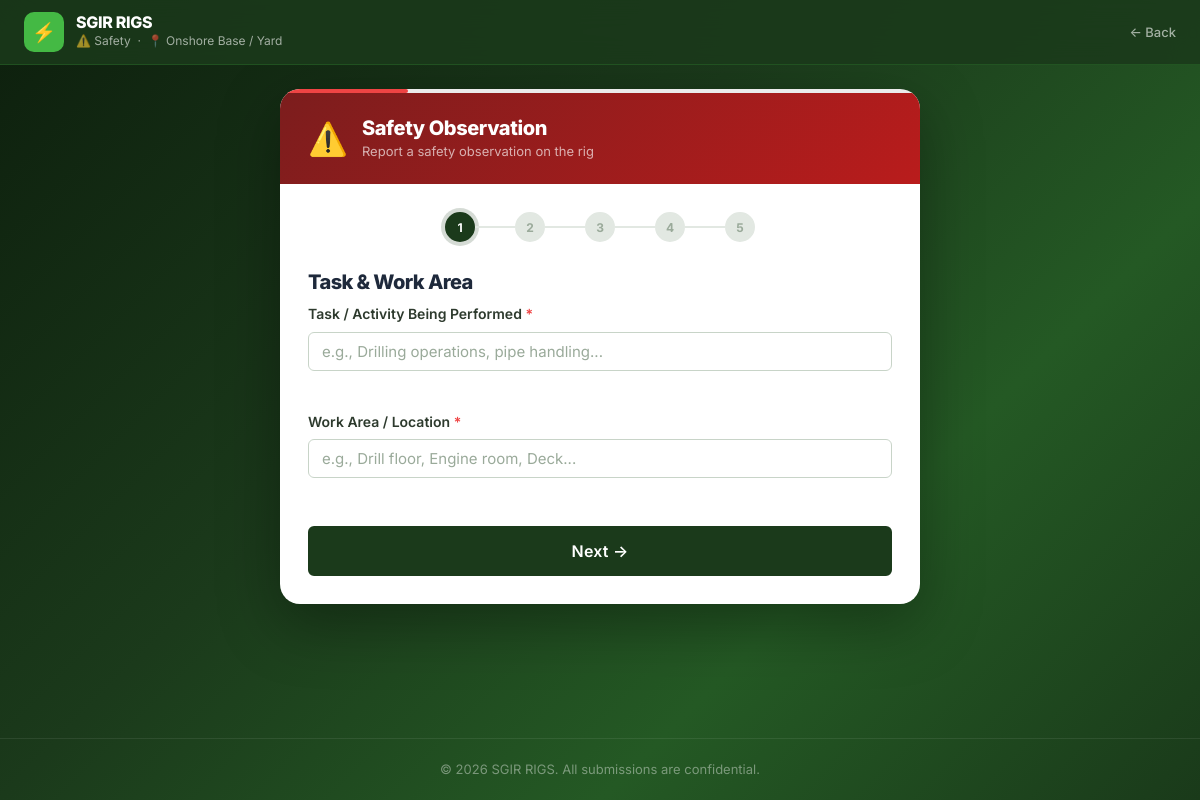
Page /feedback/form.php?dept=safety&loc=1 on the committed database.
### tables this page shows
CREATE TABLE IF NOT EXISTS admin_settings (
    id                  INT UNSIGNED PRIMARY KEY DEFAULT 1,
    notification_emails TEXT         NULL,
    company_name        VARCHAR(150) NOT NULL DEFAULT 'SGIR RIGS',
    company_tagline     VARCHAR(255) NOT NULL DEFAULT 'Feedback Portal',
    logo_path           VARCHAR(500) NULL,
    favicon_path        VARCHAR(500) NULL,
    updated_at          DATETIME     NOT NULL DEFAULT CURRENT_TIMESTAMP ON UPDATE CURRENT_TIMESTAMP
);

CREATE TABLE IF NOT EXISTS departments (
    id         INT UNSIGNED AUTO_INCREMENT PRIMARY KEY,
    name       VARCHAR(100) NOT NULL,
    slug       VARCHAR(100) NOT NULL UNIQUE,
    icon       VARCHAR(20)  NOT NULL DEFAULT '💬',
    is_active  TINYINT(1)   NOT NULL DEFAULT 1,
    sort_order INT          NOT NULL DEFAULT 0,
    created_at DATETIME     NOT NULL DEFAULT CURRENT_TIMESTAMP
);

CREATE TABLE IF NOT EXISTS rig_locations (
    id         INT UNSIGNED AUTO_INCREMENT PRIMARY KEY,
    name       VARCHAR(150) NOT NULL,
    code       VARCHAR(50)  NULL,
    is_active  TINYINT(1)   NOT NULL DEFAULT 1,
    sort_order INT          NOT NULL DEFAULT 0,
    created_at DATETIME     NOT NULL DEFAULT CURRENT_TIMESTAMP
);

### includes/helpers.php (called while the page is built, shortened)
<?php
function h(?string $str): string
{
    return htmlspecialchars((string)$str, ENT_QUOTES | ENT_SUBSTITUTE, 'UTF-8');
}
function get_site_settings(PDO $pdo): array
{
    $stmt = $pdo->query('SELECT * FROM admin_settings WHERE id = 1 LIMIT 1');
    $row  = $stmt->fetch();
    $settings = $row ?: [
        'id'                  => 1,
        'notification_emails' => '',
        'company_name'        => APP_NAME,
        'company_tagline'     => APP_TAGLINE,
        'logo_path'           => null,
        'favicon_path'        => null,
    ];
    return $settings;
}

### feedback/form.php (the view, shortened to what this page needs)
<?php
require_once ROOT . '/config/database.php';
require_once ROOT . '/includes/helpers.php';
$dept_slug = trim($_GET['dept'] ?? '');
$stmt = $pdo->prepare('SELECT * FROM departments WHERE slug = :slug AND is_active = 1 LIMIT 1');
$stmt->execute([':slug' => $dept_slug]);
$dept = $stmt->fetch();
$active_locations = get_active_locations($pdo);
$location_id      = resolve_location_id($pdo, $_GET['loc'] ?? null);
$location         = null;
if ($location_id !== null) {
    $loc_stmt = $pdo->prepare('SELECT * FROM rig_locations WHERE id = :id LIMIT 1');
    $loc_stmt->execute([':id' => $location_id]);
    $location = $loc_stmt->fetch() ?: null;
}
$settings = get_site_settings($pdo);
$company  = h($settings['company_name']);
$logoPath = $settings['logo_path'] ? BASE_URL . '/' . ltrim($settings['logo_path'], '/') : null;
$csrf     = csrf_token();
$form_type = match($dept_slug) {
    'safety'         => 'safety',
    'medical-clinic' => 'medical',
    default          => 'general',
};
$q_stmt = $pdo->prepare(
    'SELECT * FROM department_questions
     WHERE (department_id = :dept_id OR department_id IS NULL)
       AND is_active = 1
     ORDER BY sort_order ASC, id ASC'
);
$q_stmt->execute([':dept_id' => $dept['id']]);
$custom_questions = $q_stmt->fetchAll();
$has_custom_q     = !empty($custom_questions);
$general_steps = $has_custom_q ? 5 : 4;
$safety_steps  = $has_custom_q ? 6 : 5;
$gen_id_step = $has_custom_q ? 5 : 4;
?>
<!DOCTYPE html>
<html lang="en">
<head>
<link rel="stylesheet" href="<?= ASSET_URL ?>/css/main.css">
<link rel="stylesheet" href="<?= ASSET_URL ?>/css/feedback.css">
</head>
<body class="feedback-body">
<header class="feedback-header">
  <div class="feedback-header-inner">
    <div class="feedback-logo">
      <?php if ($logoPath): ?>
        <img src="<?= h($logoPath) ?>" alt="<?= $company ?>" class="logo-img">
      <?php else: ?>
        <div class="logo-icon-fallback">⚡</div>
      <?php endif; ?>
      <div class="logo-text">
        <span class="logo-company"><?= $company ?></span>
        <span class="logo-tagline">
          <?= h($dept['icon']) ?> <?= h($dept['name']) ?>
          <?php if ($location): ?>
            &nbsp;·&nbsp; 📍 <?= h($location['name']) ?>
          <?php endif; ?>
        </span>
      </div>
    </div>
    <?php
      $back_params = ['dept' => $dept_slug];
      $back_url = !empty($active_locations)
          ? BASE_URL . '/feedback/location.php?' . http_build_query($back_params)
          : BASE_URL . '/feedback/index.php';
    ?>
    <a href="<?= h($back_url) ?>" class="header-admin-link">← Back</a>
  </div>
</header>
<main class="feedback-main">
  <div class="container">
    <div class="form-wrapper">
<?php if ($form_type === 'general'): ?>
<!-- ══════════════════════════════════════════════════════════════════════════
     GENERAL FEEDBACK FORM
══════════════════════════════════════════════════════════════════════════ -->
<div class="form-card" id="generalForm">
  <div class="progress-bar-wrap">
    <div class="progress-bar-fill" id="progressFill" style="width:<?= round(100/$general_steps) ?>%"></div>
  </div>
  <div class="form-card-body">
    <div class="step-indicator" id="stepIndicator">
      <?php for ($i = 1; $i <= $general_steps; $i++): ?>
        <span class="step-dot <?= $i === 1 ? 'active' : '' ?>" data-step="<?= $i ?>"><?= $i ?></span>
        <?php if ($i < $general_steps): ?><span class="step-line"></span><?php endif; ?>
      <?php endfor; ?>
    </div>
    <form id="feedbackForm" novalidate>
      <input type="hidden" name="_token"    value="<?= h($csrf) ?>">
      <input type="hidden" name="dept_slug" value="<?= h($dept_slug) ?>">
      <input type="hidden" name="location_id" value="<?= $location_id ?? '' ?>">
      <div class="form-step active" id="step1">
        <h2 class="step-title">How would you rate your experience?</h2>
        <p class="step-desc">Tap a star to rate — 1 is poor, 5 is excellent</p>
        <div class="star-rating-group" id="starGroup">
          <?php for ($i = 1; $i <= 5; $i++): ?>
            <button type="button" class="star-btn" data-value="<?= $i ?>" aria-label="<?= $i ?> star<?= $i > 1 ? 's' : '' ?>">★</button>
          <?php endfor; ?>
        </div>
        <input type="hidden" name="rating" id="ratingInput" value="">
        <div class="field-error" id="ratingError"></div>
        <div class="step-actions">
          <button type="button" class="btn btn-primary btn-lg btn-next" data-next="2">Next →</button>
        </div>
      </div>
      <div class="form-step" id="step2">
        <h2 class="step-title">What type of feedback is this?</h2>
        <p class="step-desc">Choose the category that best describes your feedback</p>
        <div class="category-chips">
          <button type="button" class="cat-chip" data-value="compliment">
            <span class="cat-icon">👍</span>
            <span class="cat-label">Compliment</span>
            <span class="cat-desc">Share positive feedback</span>
          </button>
          <button type="button" class="cat-chip" data-value="suggestion">
            <span class="cat-icon">💡</span>
            <span class="cat-label">Suggestion</span>
            <span class="cat-desc">Propose an improvement</span>
          </button>
          <button type="button" class="cat-chip" data-value="complaint">
            <span class="cat-icon">⚠️</span>
            <span class="cat-label">Complaint</span>
            <span class="cat-desc">Report an issue</span>
          </button>
        </div>
        <input type="hidden" name="category" id="categoryInput" value="">
        <div class="field-error" id="categoryError"></div>
        <div class="step-actions two-col">
          <button type="button" class="btn btn-outline btn-lg btn-prev" data-prev="1">← Back</button>
          <button type="button" class="btn btn-primary btn-lg btn-next" data-next="3">Next →</button>
        </div>
      </div>
      <div class="form-step" id="step3">
        <h2 class="step-title">Tell us more</h2>
        <p class="step-desc">Please provide details about your experience (minimum 10 characters)</p>
        <div class="textarea-wrap">
          <textarea name="message" id="messageInput" class="form-textarea" rows="5"
            placeholder="Write your feedback here..." maxlength="2000"></textarea>
          <span class="char-counter" id="charCounter">0 / 2000</span>
        </div>
        <div class="field-error" id="messageError"></div>
        <div class="step-actions two-col">
          <button type="button" class="btn btn-outline btn-lg btn-prev" data-prev="2">← Back</button>
          <button type="button" class="btn btn-primary btn-lg btn-next" data-next="4">Next →</button>
        </div>
      </div>
      <?php if ($has_custom_q): ?>
      <div class="form-step" id="step4">
        <h2 class="step-title">A few more questions</h2>
        <p class="step-desc">Please answer the following questions about your experience</p>
        <?php foreach ($custom_questions as $q): echo render_custom_question($q); endforeach; ?>
        <div class="step-actions two-col">
          <button type="button" class="btn btn-outline btn-lg btn-prev" data-prev="3">← Back</button>
          <button type="button" class="btn btn-primary btn-lg btn-next" data-next="5">Next →</button>
        </div>
      </div>
      <?php endif; ?>
      <div class="form-step" id="step<?= $gen_id_step ?>">
        <h2 class="step-title">Your identity</h2>
        <p class="step-desc">Submit anonymously or share your contact details for a follow-up</p>
        <div class="anon-toggle-row">
          <div class="anon-toggle-label">
            <span class="anon-icon">🔒</span>
            <div>
              <strong>Submit anonymously</strong>
              <small>Your identity will not be recorded</small>
            </div>
          </div>
          <label class="toggle-switch">
            <input type="checkbox" name="is_anonymous" id="anonToggle" value="1" checked>
            <span class="toggle-slider"></span>
          </label>
        </div>
        <div class="contact-fields" id="contactFields" style="display:none;">
          <div class="form-group">
            <label class="form-label" for="submitter_name">Full Name</label>
            <input type="text" name="submitter_name" id="submitter_name" class="form-input" placeholder="Your full name">
          </div>
          <div class="form-group">
            <label class="form-label" for="email">Email Address</label>
            <input type="email" name="email" id="email" class="form-input" placeholder="your@email.com">
          </div>
          <div class="form-group">
            <label class="form-label" for="phone">Phone Number (optional)</label>
            <input type="tel" name="phone" id="phone" class="form-input" placeholder="+234 xxx xxx xxxx">
          </div>
        </div>
        <div class="alert-box" id="formAlert" style="display:none;"></div>
        <div class="step-actions two-col">
          <button type="button" class="btn btn-outline btn-lg btn-prev" data-prev="<?= $gen_id_step - 1 ?>">← Back</button>
          <button type="submit" class="btn btn-accent btn-lg" id="submitBtn">
            <span class="btn-text">Submit Feedback</span>
            <span class="btn-spinner" style="display:none;">⏳</span>
          </button>
        </div>
      </div>
    </form>
  </div>
</div>
<?php elseif ($form_type === 'safety'): ?>
<div class="form-card form-card--safety" id="safetyFormCard">
  <div class="progress-bar-wrap">
    <div class="progress-bar-fill progress-bar-fill--safety" id="progressFill" style="width:<?= round(100/$safety_steps) ?>%"></div>
  </div>
  <div class="form-card-header">
    <div class="form-card-icon">⚠️</div>
    <div>
      <h1 class="form-card-title">Safety Observation</h1>
      <p class="form-card-subtitle">Report a safety observation on the rig</p>
    </div>
  </div>
  <div class="form-card-body">
    <div class="step-indicator" id="stepIndicator">
      <?php for ($i = 1; $i <= $safety_steps; $i++): ?>
        <span class="step-dot <?= $i === 1 ? 'active' : '' ?>" data-step="<?= $i ?>"><?= $i ?></span>
        <?php if ($i < $safety_steps): ?><span class="step-line"></span><?php endif; ?>
      <?php endfor; ?>
    </div>
    <form id="safetyForm" novalidate>
      <div class="form-step active" id="step1">
        <h2 class="step-title">Task & Work Area</h2>
        <div class="form-group">
          <label class="form-label required">Task / Activity Being Performed</label>
          <input type="text" name="task_activity" class="form-input" placeholder="e.g., Drilling operations, pipe handling..." required>
          <div class="field-error" id="taskError"></div>
        </div>
        <div class="form-group">
          <label class="form-label required">Work Area / Location</label>
          <input type="text" name="work_area" class="form-input" placeholder="e.g., Drill floor, Engine room, Deck..." required>
          <div class="field-error" id="areaError"></div>
        </div>
        <div class="step-actions">
          <button type="button" class="btn btn-primary btn-lg btn-next" data-next="2">Next →</button>
        </div>
      </div>
    </form>
  </div>
</div>
<?php endif; ?>
    </div>
  </div>
</main>
<footer class="feedback-footer">
  <p>&copy; <?= date('Y') ?> <?= $company ?>. All submissions are confidential.</p>
</footer>
</body>
</html>

### assets/css/main.css (style rules this page uses)
:root { --primary-900: #0d1f0d; --primary-800: #122612; --primary-700: #1B3A1B; --primary-600: #245924; --primary-500: #2d712d; --accent-500: #44B944; --accent-400: #5dd15d; --accent-300: #80dc80; --neutral-50: #f8faf8; --neutral-100: #f0f4f0; --neutral-200: #e2e8e2; --neutral-300: #c8d4c8; --neutral-400: #9aaa9a; --neutral-500: #6b7c6b; --neutral-600: #4a5a4a; --neutral-700: #2d3a2d; --neutral-800: #1a241a; --neutral-900: #0d120d; --success: #22c55e; --warning: #f59e0b; --error: #ef4444; --info: #3b82f6; --shadow-sm: 0 1px 3px rgba(0,0,0,0.12); --shadow-md: 0 4px 12px rgba(0,0,0,0.15); --shadow-lg: 0 10px 30px rgba(0,0,0,0.20); --shadow-xl: 0 20px 60px rgba(0,0,0,0.25); --radius-sm: 6px; --radius-md: 12px; --radius-lg: 20px; --radius-xl: 28px; --transition: 0.2s ease; }
*, *::before, *::after { box-sizing: border-box; }
html { font-size: 16px; scroll-behavior: smooth; -webkit-text-size-adjust: 100%; }
body { margin: 0; font-family: 'Inter', -apple-system, BlinkMacSystemFont, 'Segoe UI', sans-serif; font-size: 0.9375rem; line-height: 1.6; color: #1e293b; background: var(--neutral-100); -webkit-font-smoothing: antialiased; -moz-osx-font-smoothing: grayscale; }
h1, h2, h3, h4, h5, h6 { margin: 0; line-height: 1.25; font-weight: 700; letter-spacing: -0.02em; color: var(--neutral-800); }
p { margin: 0 0 1rem; }
a { color: var(--accent-500); text-decoration: none; }
button { cursor: pointer; font-family: inherit; }
input, select, textarea { font-family: inherit; }
.btn { display: inline-flex; align-items: center; justify-content: center; gap: 6px; padding: 9px 18px; border-radius: var(--radius-sm); font-size: 0.875rem; font-weight: 600; border: 2px solid transparent; cursor: pointer; text-decoration: none; transition: background var(--transition), box-shadow var(--transition), transform var(--transition), border-color var(--transition); white-space: nowrap; letter-spacing: 0.2px; }
.btn-primary { background: var(--primary-700); color: #fff; border-color: var(--primary-700); }
.btn-lg { padding: 13px 28px; font-size: 1rem; border-radius: var(--radius-sm); }
.form-group { margin-bottom: 16px; }
.form-label { display: block; font-size: 0.875rem; font-weight: 600; color: var(--neutral-700); margin-bottom: 6px; }
.form-label.required::after { content: ' *'; color: var(--error); }
.form-input, .form-select, .form-textarea { display: block; width: 100%; padding: 9px 13px; border: 1.5px solid var(--neutral-300); border-radius: var(--radius-sm); font-size: 0.9375rem; color: var(--neutral-800); background: #fff; transition: border-color var(--transition), box-shadow var(--transition); outline: none; -webkit-appearance: none; appearance: none; }
.form-input::placeholder, .form-textarea::placeholder { color: var(--neutral-400); }
.field-error { color: var(--error); font-size: 0.8125rem; margin-top: 4px; font-weight: 500; min-height: 20px; }

### rows in the picture
admin_settings: company_name "SGIR RIGS"
departments: icon "⚠️", name "Safety"
rig_locations: name "Onshore Base / Yard"
